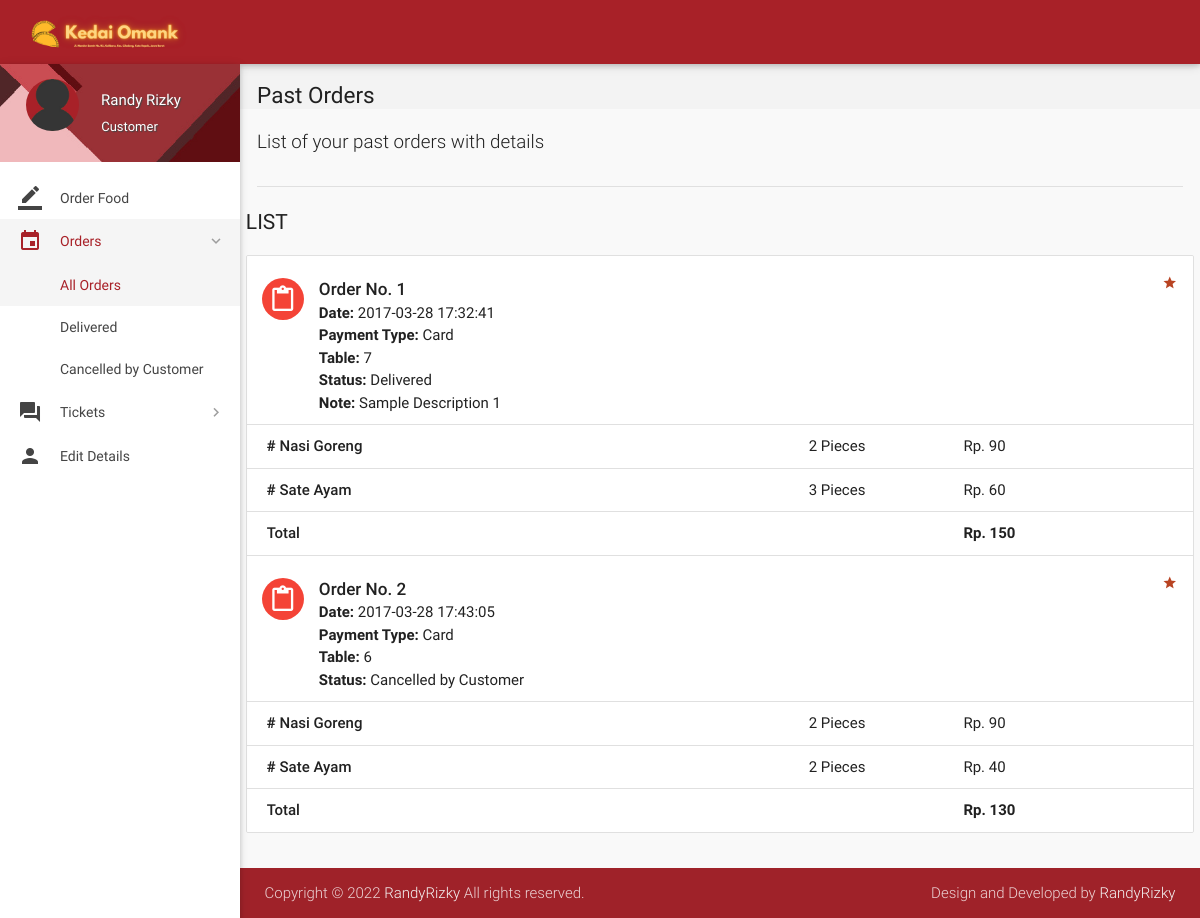
Page /orders.php (signed in) on the committed database.
### tables this page shows
CREATE TABLE `orders` (
  `id` int(11) NOT NULL,
  `customer_id` int(11) NOT NULL,
  `address` varchar(300) NOT NULL,
  `description` varchar(300) NOT NULL,
  `date` datetime NOT NULL DEFAULT current_timestamp(),
  `payment_type` varchar(16) NOT NULL DEFAULT 'Wallet',
  `total` int(11) NOT NULL,
  `status` varchar(25) NOT NULL DEFAULT 'Yet to be delivered',
  `deleted` tinyint(4) NOT NULL DEFAULT 0
);

CREATE TABLE `order_details` (
  `id` int(11) NOT NULL,
  `order_id` int(11) NOT NULL,
  `item_id` int(11) NOT NULL,
  `quantity` int(11) NOT NULL,
  `price` int(11) NOT NULL
);

CREATE TABLE `items` (
  `id` int(11) NOT NULL,
  `name` varchar(20) NOT NULL,
  `price` int(11) NOT NULL,
  `deleted` tinyint(4) NOT NULL DEFAULT 0
);

### includes/connect.php (called while the page is built, shortened)
<?php
$name = $_SESSION['name'];
$role = $_SESSION['role'];
?>

### includes/wallet.php (called while the page is built, shortened)
<?php
$user_id=$_SESSION['user_id'];
?>

### orders.php (the view, shortened to what this page needs)
<?php
include 'includes/connect.php';
include 'includes/wallet.php';
if ($_SESSION['customer_sid'] == session_id()) {
?>
    <!DOCTYPE html>
    <html lang="en">
    <head>
        <link href="css/materialize.min.css" type="text/css" rel="stylesheet" media="screen,projection">
        <link href="css/style.min.css" type="text/css" rel="stylesheet" media="screen,projection">
        <link href="css/custom/custom.min.css" type="text/css" rel="stylesheet" media="screen,projection">
        <link href="js/plugins/perfect-scrollbar/perfect-scrollbar.css" type="text/css" rel="stylesheet" media="screen,projection">
    </head>
    <body>
        <header id="header" class="page-topbar">
            <div class="navbar-fixed">
                <nav class="navbar-color">
                    <div class="nav-wrapper">
                        <ul class="left">
                            <li>
                                <h1 class="logo-wrapper"><a href="index.php" class="brand-logo darken-1"><img src="images/Kedai-Omank2.png" alt="logo"></a> <span class="logo-text">Logo</span></h1>
                            </li>
                        </ul>
                    </div>
                </nav>
            </div>
        </header>
        <div id="main">
            <div class="wrapper">
                <aside id="left-sidebar-nav">
                    <ul id="slide-out" class="side-nav fixed leftside-navigation">
                        <li class="user-details cyan darken-2">
                            <div class="row">
                                <div class="col col s4 m4 l4">
                                    <img src="images/avatar.jpg" alt="" class="circle responsive-img valign profile-image">
                                </div>
                                <div class="col col s8 m8 l8">
                                    <a class="btn-flat dropdown-button waves-effect waves-light white-text profile-btn" href="#" data-activates="profile-dropdown"><?php echo $name; ?> <i class="mdi-navigation-arrow-drop-down right"></i></a>
                                    <p class="user-roal"><?php echo $role; ?></p>
                                </div>
                            </div>
                        </li>
                        <li class="bold"><a href="index.php" class="waves-effect waves-cyan"><i class="mdi-editor-border-color"></i> Order Food</a>
                        </li>
                        <li class="no-padding">
                            <ul class="collapsible collapsible-accordion">
                                <li class="bold"><a class="collapsible-header waves-effect waves-cyan active"><i class="mdi-editor-insert-invitation"></i> Orders</a>
                                    <div class="collapsible-body">
                                        <ul>
                                            <li class="<?php
                                                        if (!isset($_GET['status'])) {
                                                            echo 'active';
                                                        } ?>
									"><a href="orders.php">All Orders</a>
                                            </li>
                                            <?php
                                            $sql = mysqli_query($con, "SELECT DISTINCT status FROM orders  WHERE customer_id = $user_id;;");
                                            while ($row = mysqli_fetch_array($sql)) {
                                                echo '<li class=' . (isset($_GET['status']) ? ($status == $_GET['status'] ? 'active' : '') : '') . '><a href="orders.php?status=' . $row['status'] . '">' . $row['status'] . '</a>
                                    </li>';
                                            }
                                            ?>
                                        </ul>
                                    </div>
                                </li>
                            </ul>
                        </li>
                        <li class="no-padding">
                            <ul class="collapsible collapsible-accordion">
                                <li class="bold"><a class="collapsible-header waves-effect waves-cyan"><i class="mdi-action-question-answer"></i> Tickets</a>
                                </li>
                            </ul>
                        </li>
                        <li class="bold"><a href="details.php" class="waves-effect waves-cyan"><i class="mdi-social-person"></i> Edit Details</a>
                        </li>
                    </ul>
                </aside>
                <section id="content">
                    <div id="breadcrumbs-wrapper">
                        <div class="container">
                            <div class="row">
                                <div class="col s12 m12 l12">
                                    <h5 class="breadcrumbs-title">Past Orders</h5>
                                </div>
                            </div>
                        </div>
                    </div>
                    <div class="container">
                        <p class="caption">List of your past orders with details</p>
                        <div class="divider"></div>
                        <div id="work-collections" class="seaction">
                            <?php
                            if (isset($_GET['status'])) {
                                $status = $_GET['status'];
                            } else {
                                $status = '%';
                            }
                            $sql = mysqli_query($con, "SELECT * FROM orders WHERE customer_id = $user_id AND status LIKE '$status';;");
                            echo '              <div class="row">
                <div>
                    <h4 class="header">List</h4>
                    <ul id="issues-collection" class="collection">';
                            while ($row = mysqli_fetch_array($sql)) {
                                $status = $row['status'];
                                echo '<li class="collection-item avatar">
                              <i class="mdi-content-content-paste red circle"></i>
                              <span class="collection-header">Order No. ' . $row['id'] . '</span>
                              <p><strong>Date:</strong> ' . $row['date'] . '</p>
                              <p><strong>Payment Type:</strong> ' . $row['payment_type'] . '</p>
							  <p><strong>Table: </strong>' . $row['address'] . '</p>
                              <p><strong>Status:</strong> ' . ($status == 'Paused' ? 'Paused <a  data-position="bottom" data-delay="50" data-tooltip="Please contact administrator for further details." class="btn-floating waves-effect waves-light tooltipped cyan">    ?</a>' : $status) . '</p>
							  ' . (!empty($row['description']) ? '<p><strong>Note: </strong>' . $row['description'] . '</p>' : '') . '
							  <a href="#" class="secondary-content"><i class="mdi-action-grade"></i></a>
                              </li>';
                                $order_id = $row['id'];
                                $sql1 = mysqli_query($con, "SELECT * FROM order_details WHERE order_id = $order_id;");
                                while ($row1 = mysqli_fetch_array($sql1)) {
                                    $item_id = $row1['item_id'];
                                    $sql2 = mysqli_query($con, "SELECT * FROM items WHERE id = $item_id;");
                                    while ($row2 = mysqli_fetch_array($sql2)) {
                                        $item_name = $row2['name'];
                                    }
                                    echo '<li class="collection-item">
                            <div class="row">
                            <div class="col s7">
                            <p class="collections-title"><strong>#' . '</strong> ' . $item_name . '</p>
                            </div>
                            <div class="col s2">
                            <span>' . $row1['quantity'] . ' Pieces</span>
                            </div>
                            <div class="col s3">
                            <span>Rp. ' . $row1['price'] . '</span>
                            </div>
                            </div>
                            </li>';
                                }
                                echo '<li class="collection-item">
                                        <div class="row">
                                            <div class="col s7">
                                                <p class="collections-title"> Total</p>
                                            </div>
                                            <div class="col s2">
											<span> </span>
                                            </div>
                                            <div class="col s3">
                                                <span><strong>Rp. ' . $row['total'] . '</strong></span>
                                            </div>';
                                echo '</div></li>';
                            }
                            ?>
                            </ul>
                        </div>
                    </div>
            </div>
        </div>
        </section>
        </div>
        </div>
        <footer class="page-footer">
            <div class="footer-copyright">
                <div class="container">
                    <span>Copyright © 2022 <a class="grey-text text-lighten-4" href="https://www.linkedin.com/in/randyrzkiii" target="_blank">RandyRizky</a> All rights reserved.</span>
                    <span class="right"> Design and Developed by <a class="grey-text text-lighten-4" href="https://www.linkedin.com/in/randyrzkiii">RandyRizky</a></span>
                </div>
            </div>
        </footer>
    </body>
    </html>
<?php
} else {
    if ($_SESSION['admin_sid'] == session_id()) {
        header("location:all-orders.php");
    } else {
        header("location:login.php");
    }
}
?>

### rows in the picture
orders: id "1", date "2017-03-28 17:32:41", payment_type "Card", address "7", status "Delivered", description "Sample Description 1", total "150"
order_details: item.name "Nasi Goreng", quantity "2", price "90"
order_details: item.name "Sate Ayam", quantity "3", price "60"
orders: id "2", date "2017-03-28 17:43:05", payment_type "Card", address "6", status "Cancelled by Customer", total "130"
order_details: item.name "Nasi Goreng", quantity "2", price "90"
order_details: item.name "Sate Ayam", quantity "2", price "40"

### other values in the picture
$name "Randy Rizky"
$role "Customer"
$row['status'] "Delivered"
$row['status'] "Cancelled by Customer"
